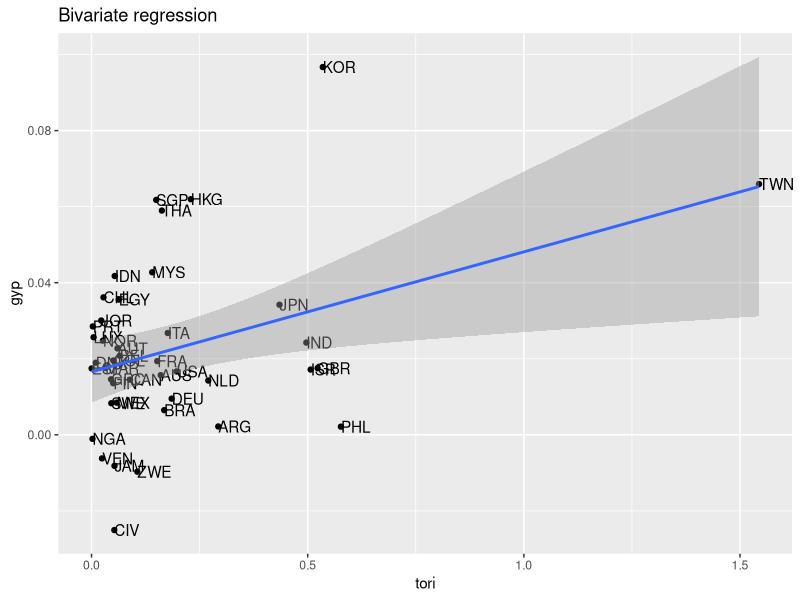
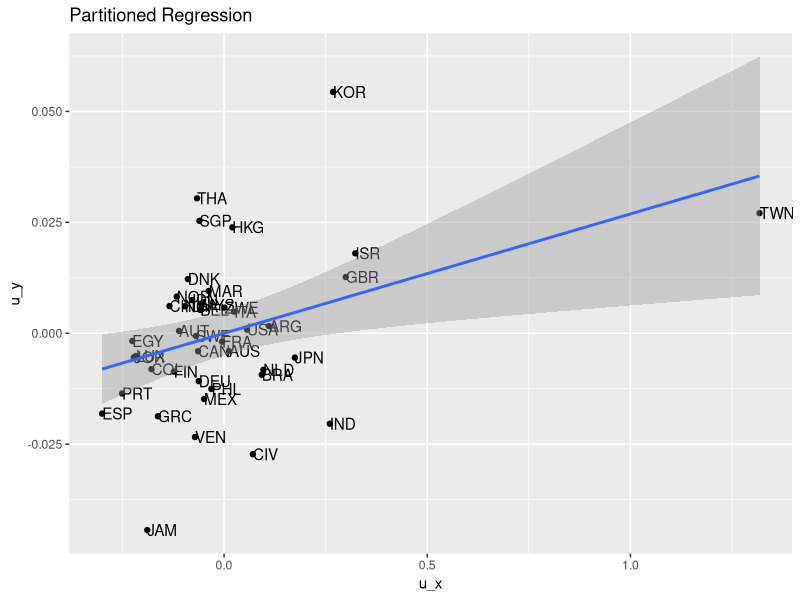
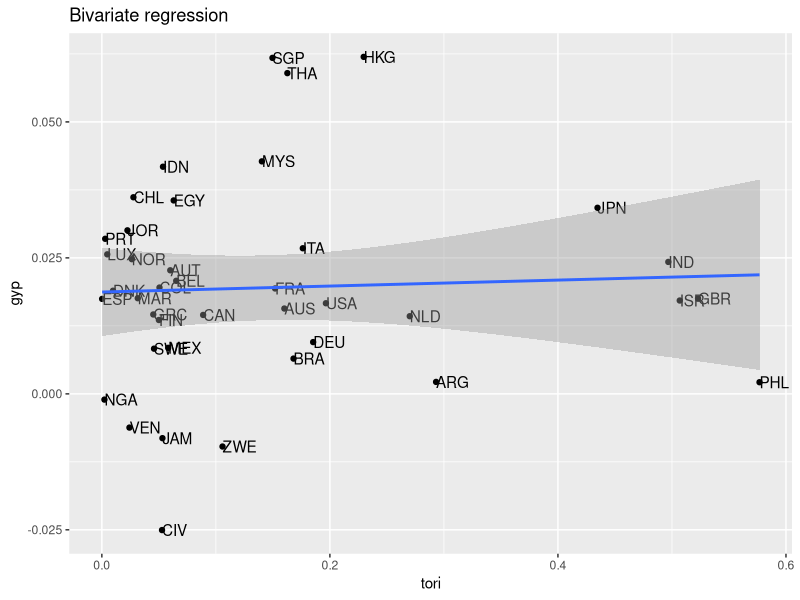
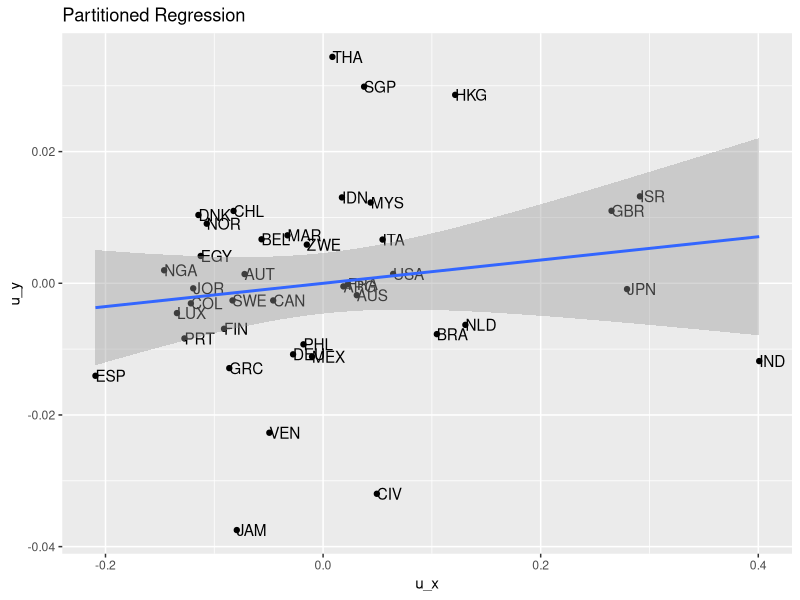

Reproduce these figures in R, in order.
## ZAP
## Based on Zhu, Ash, and Pollin (2006) https://doi.org/10.1080/0269217032000148645
## Frisch Waugh Lovell partitioned regression model
library(tidyverse)
library(haven)
library(lmtest)
options(scipen=1000)

andong <- read_dta("lab-02-regression/sbegnew.dta")

frisch_waugh_lovell <- function(df, y, x, label, control) {
    ## Frisch Waugh Lovell Partitioned Regression
    ## Shih-Yen Pan & Michael Ash (2021)
    ## df is the dataframe, y is the dependent variable, x is the key independent variable
    ## control is a list of control variables
    df  <- drop_na(df, any_of(c(y,x,control)))
    df  <- select(df,c(label,y,x,control))
    print(df)
    control <- (paste(control, collapse = " + ") )
    
    ## Bivariate regression for comparison
    reg_bi <- as.formula(paste(y, " ~ ", x))
    print("Bivariate Regression")
    print(coeftest(lm_bi <- lm(reg_bi, df)))

    df  <- mutate(df,
                  y_bi = predict(lm_bi)
                  )

    ## Multivariate regression for comparison
    reg_mvr <- as.formula(paste(y, " ~ ", x, " + ", control))
    print("Multivariate Regression")
    print(coeftest(lm_mvr <- lm(reg_mvr, df)))

    ## residualize y on the control variables
    print(paste(y, " ~ ", control))
    reg_ycontrol <- as.formula(paste(y, " ~ ", control))
    print(reg_ycontrol)
    
    uy.lm  <- lm(reg_ycontrol, df)

    ## residualize x on the control variables
    reg_xcontrol <- as.formula(paste(x, " ~ ", control))
    ux.lm <- lm(reg_xcontrol, df)

    df  <- mutate(df,
                  u_y = resid(uy.lm),
                  u_x = resid(ux.lm)
                  )

    ## Frisch-Waugh-Lovell regression
    fwl.lm <- lm(u_y ~ 0 + u_x, data=df)
    print("Partitioned Regression")
    print(coeftest(fwl.lm))
    print(df)

    dev.new()

    print(ggplot(data=df, aes_string(x=x, y=y) ) +
          geom_point() +
          geom_text(aes_string(label=label),hjust=0) +
          geom_smooth(method="lm") +
          labs(title="Bivariate regression"))

    dev.new()

    print(ggplot(data=df, aes(x=u_x, y=u_y) ) +
          geom_point() +
          geom_text(aes_string(label=label),hjust=0) +
          geom_smooth(method="lm") +
          labs(title="Partitioned Regression"))
}



## list of control variables
mycontrols <- c("lrgdp", "lsec", "revcoup", "govi", "pii", "bmpi", "bpyi")

frisch_waugh_lovell(andong, "gyp", "tori", "country", mycontrols)

frisch_waugh_lovell(filter(andong, !(country %in% c("TWN","KOR")  )  )  , "gyp", "tori", "country", mycontrols)



## Not implemented: test omitting outliers
## plot(toriu,gypu)
## text(toriu,gypu,name)
## print("Left-click each country to omit; right-click when done.")
## omit <- identify(toriu,gypu,plot=FALSE)
## name[omit]
## except <- andong[-omit]

